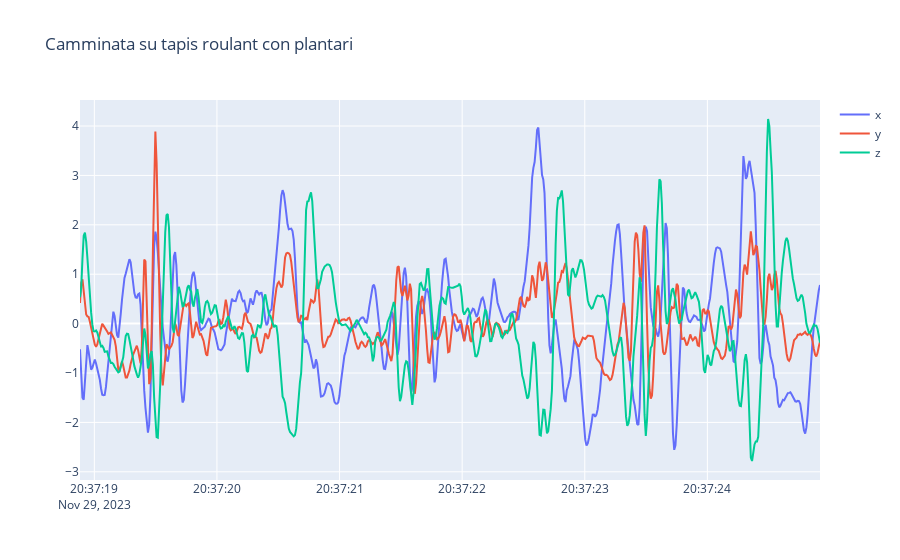
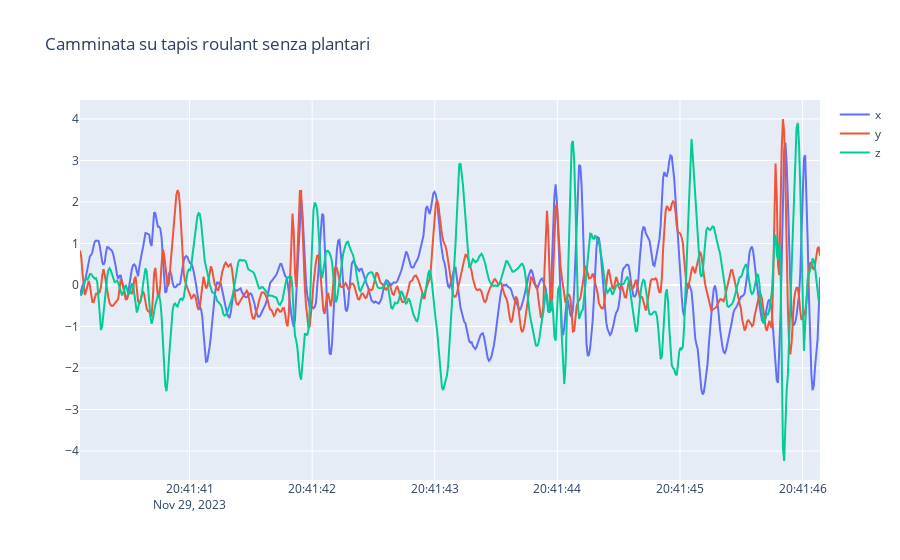

The cell these charts' notebook holds for them, in order:
### Markdown cell above
<h3> Eseguo dei plot per quanto riguarda le due camminate su tapis roulant su una finestra di tempo delimitata da start_index ed end_index, in modo tale da poter vedere graficamente i dati da analizzare. <br> <br>
Eseguo poi un altro plot per quanto riguarda le due camminate sulle scale </h3> <br>
<h4> Accelerometro <br>
Asse x: Rappresenta l'accelerazione lungo l'asse orizzontale (lato a lato). <br>
Asse y: Rappresenta l'accelerazione lungo l'asse verticale (in avanti e indietro). <br>
Asse z: Rappresenta l'accelerazione lungo l'asse laterale (in su e giù). </h4> </h3>

### Code cell
start_index = 400  # Indice iniziale
end_index = 1000    # Indice finale

# Camminata con plantari
df_acce_with = pd.read_csv('tapis_roulant_con_plantari_-2023-11-29_20-37-14/Accelerometer.csv')
df_acce_with.index = pd.to_datetime(df_acce_with['time'], unit='ns')

fig_with = go.Figure()
for axis in ['x', 'y', 'z']:
    selected_data_with = df_acce_with[start_index:end_index]
    fig_with.add_trace(go.Scatter(x=selected_data_with.index, y=selected_data_with[axis], name=axis))
    fig_with.update_layout(title='Camminata su tapis roulant con plantari')

fig_with.show()

# Camminata senza plantari
df_acce_without = pd.read_csv('tapis_roulant_senza_plantari_-2023-11-29_20-41-36/Accelerometer.csv')
df_acce_without.index = pd.to_datetime(df_acce_without['time'], unit='ns')

fig_without = go.Figure()
for axis in ['x', 'y', 'z']:
    selected_data_without = df_acce_without[start_index:end_index]
    fig_without.add_trace(go.Scatter(x=selected_data_without.index, y=selected_data_without[axis], name=axis))
    fig_without.update_layout(title='Camminata su tapis roulant senza plantari')

fig_without.show()

### Figure 1 — Plotly figure (JSON) as saved in the notebook; plotly's stock layout.template omitted (floating-point values rounded to 4 significant figures; data arrays with more than 128 entries replaced by an {"elided": "..."} marker saying what was removed)
{"data": [{"name": "x", "type": "scatter", "x": {"elided": "600 str values"}, "y": {"elided": "600 float values"}}, {"name": "y", "type": "scatter", "x": {"elided": "600 str values"}, "y": {"elided": "600 float values"}}, {"name": "z", "type": "scatter", "x": {"elided": "600 str values"}, "y": {"elided": "600 float values"}}], "layout": {"title": {"text": "Camminata su tapis roulant con plantari"}}}

### Figure 2 — Plotly figure (JSON) as saved in the notebook; plotly's stock layout.template omitted (floating-point values rounded to 4 significant figures; data arrays with more than 128 entries replaced by an {"elided": "..."} marker saying what was removed)
{"data": [{"name": "x", "type": "scatter", "x": {"elided": "600 str values"}, "y": {"elided": "600 float values"}}, {"name": "y", "type": "scatter", "x": {"elided": "600 str values"}, "y": {"elided": "600 float values"}}, {"name": "z", "type": "scatter", "x": {"elided": "600 str values"}, "y": {"elided": "600 float values"}}], "layout": {"title": {"text": "Camminata su tapis roulant senza plantari"}}}
